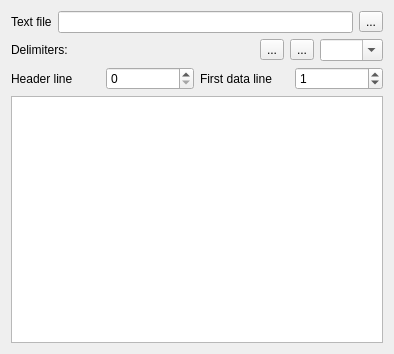
<?xml version="1.0" encoding="UTF-8"?>
<ui version="4.0">
 <class>ReosImportFromTextFile</class>
 <widget class="QWidget" name="ReosImportFromTextFile">
  <property name="geometry">
   <rect>
    <x>0</x>
    <y>0</y>
    <width>394</width>
    <height>354</height>
   </rect>
  </property>
  <property name="windowTitle">
   <string>Import From Text File</string>
  </property>
  <layout class="QVBoxLayout" name="verticalLayout">
   <item>
    <layout class="QHBoxLayout" name="horizontalLayout">
     <item>
      <widget class="QLabel" name="label">
       <property name="text">
        <string>Text file</string>
       </property>
      </widget>
     </item>
     <item>
      <widget class="QLineEdit" name="lineEditFileName"/>
     </item>
     <item>
      <widget class="QToolButton" name="toolButtonFile">
       <property name="text">
        <string>...</string>
       </property>
      </widget>
     </item>
    </layout>
   </item>
   <item>
    <layout class="QHBoxLayout" name="horizontalLayout_2">
     <item>
      <widget class="QLabel" name="label_2">
       <property name="text">
        <string>Delimiters:</string>
       </property>
      </widget>
     </item>
     <item>
      <widget class="QLabel" name="labelDelimiters"/>
     </item>
     <item>
      <spacer name="horizontalSpacer">
       <property name="orientation">
        <enum>Qt::Horizontal</enum>
       </property>
       <property name="sizeHint" stdset="0">
        <size>
         <width>40</width>
         <height>20</height>
        </size>
       </property>
      </spacer>
     </item>
     <item>
      <widget class="QToolButton" name="toolButtonAddDelimiter">
       <property name="text">
        <string>...</string>
       </property>
       <property name="icon">
        <iconset resource="../../images/images.qrc">
         <normaloff>:/images/moveLeft.svg</normaloff>:/images/moveLeft.svg</iconset>
       </property>
      </widget>
     </item>
     <item>
      <widget class="QToolButton" name="toolButtonRemoveDelimiter">
       <property name="text">
        <string>...</string>
       </property>
       <property name="icon">
        <iconset resource="../../images/images.qrc">
         <normaloff>:/images/moveRight.svg</normaloff>:/images/moveRight.svg</iconset>
       </property>
      </widget>
     </item>
     <item>
      <widget class="QComboBox" name="comboBoxDelimiter">
       <property name="editable">
        <bool>true</bool>
       </property>
       <item>
        <property name="text">
         <string/>
        </property>
       </item>
       <item>
        <property name="text">
         <string>space</string>
        </property>
       </item>
       <item>
        <property name="text">
         <string>,</string>
        </property>
       </item>
       <item>
        <property name="text">
         <string>;</string>
        </property>
       </item>
      </widget>
     </item>
    </layout>
   </item>
   <item>
    <layout class="QHBoxLayout" name="horizontalLayout_3">
     <item>
      <widget class="QLabel" name="label_4">
       <property name="text">
        <string>Header line</string>
       </property>
      </widget>
     </item>
     <item>
      <widget class="QSpinBox" name="spinBoxHeaderLine">
       <property name="maximum">
        <number>999999999</number>
       </property>
      </widget>
     </item>
     <item>
      <widget class="QLabel" name="label_5">
       <property name="text">
        <string>First data line</string>
       </property>
      </widget>
     </item>
     <item>
      <widget class="QSpinBox" name="spinBoxFirstLine">
       <property name="maximum">
        <number>999999999</number>
       </property>
       <property name="value">
        <number>1</number>
       </property>
      </widget>
     </item>
    </layout>
   </item>
   <item>
    <widget class="QTableView" name="tableView"/>
   </item>
  </layout>
 </widget>
 <resources>
  <include location="../../images/images.qrc"/>
 </resources>
 <connections/>
</ui>
